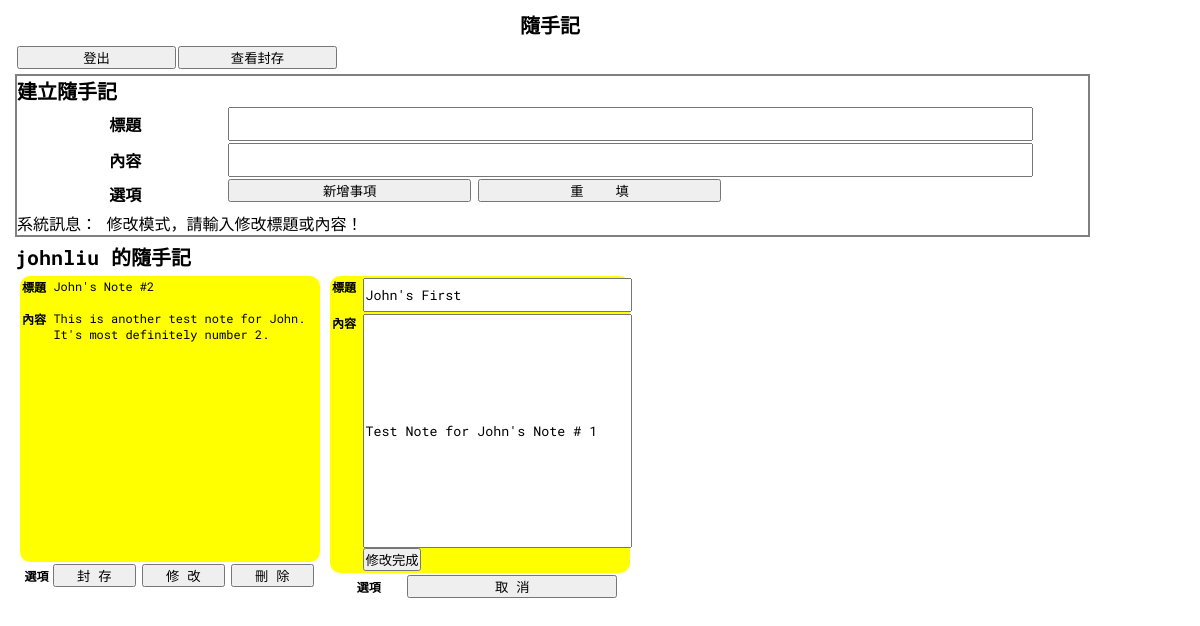
/edit/3/ (signed in), run on the app's committed database.
### notes_app/models.py (models this page shows, shortened)
class Note(models.Model):
    id = models.AutoField(primary_key=True)
    UserID = models.IntegerField(null=True)
    Title = models.CharField(max_length=255, null=False)
    Content = models.CharField(max_length=255, null=False)
    Archived = models.BooleanField(default=False)
    DateOfCreate = models.DateTimeField(auto_now=True)

### notes_app/views.py (the view)
# urls.py: path('edit/<int:id>/', views.edit),
def edit(request, id=None, mode=None):
    if (request.user.id == None):
        return redirect('/login/')
    if (mode == 'save'):
        note = Note.objects.get(id=id)
        note.Title = request.POST['title']
        note.Content = request.POST['content']
        note.save()
        return redirect('/notes')
    else:
        username = request.user.username
        curr_user_id = request.user.id
        notes = Note.objects.filter(UserID=curr_user_id).order_by('-DateOfCreate')
        notes = notes.filter(Archived='False')
        current_id = id
        message = '修改模式，請輸入修改標題或內容！'
        context = {'notes':notes, 'username':username, 'message':message, 'current_id':current_id}
        return render(request, 'edit.html', context)

### templates/edit.html (shortened to what this page needs)
{% extends "base.html" %}
{% block title %}
    {% load static %} <link href="{% static "css/styles.css" %}" rel="stylesheet" type="text/css" />
{% endblock %}
{% block content %}
    <div class="main">
        <h1> 隨手記 </h1>
        <div class = "option-table">
            <table>
                <tr>
                    <td>
                        <form action="/logout">
                            <input type="submit" value="登出" />
                        </form>
                    </td>
                    <td>
                        <form action="/archived">
                            <input type="submit" value="查看封存" />
                        </form>
                    </td>
                </tr>
            </table>
        </div>
        <div class="notes-input">
            <h2> 建立隨手記 </h2>
            <form action="." method="POST" name="form" id="form1">
                <table>
                    <tr class="notes-input-title-row">
                        <th>標題</th>
                        <td><input type="text" name="title" id="input_title" /></td>
                    </tr>
                    <tr class="notes-input-content-row">
                        <th>內容</th>
                        <td><input type="text" name="content" id="input_content" /></td>
                    </tr>
                    <tr class="notes-input-button-row">
                        <th>選項</th>
                        <td>
                            <input type="submit" name="button_new" id="button_new" value="新增事項">
                            <input type="reset" name="button_reset" id="button_reset" value="重    填">
                        </td>
                    </tr>
                </table>
            </form>
            <span> 系統訊息： {{message}} </span>
        </div>
        <div class="show-notes">
            <h2> {{ username }} 的隨手記 </h2>
            {% for note in notes %}
            <div class = "notes-block">
                <table class="notes-block-hover">
                    <form action="save/" method="POST" name="form1" id="form1">
                        <tr class="notes-block-title-row">
                            <th>標題</th>
                            {% if note.id == current_id %}
                            <td> <input type="text" name="title" id="edit_title" value="{{note.Title}}" /> </td>
                            {% else %}
                            <td> {{ note.Title }}</td>
                            {% endif %}
                        </tr>
                        <tr class="notes-block-content-row">
                            <th>內容</th>
                            {% if note.id == current_id %}
                            <td>
                                <input type="text" name="content" id="edit_content" value="{{note.Content}}" />
                                <input type="submit" name="button_edit" id="button_edit" value="修改完成">
                            </td>
                            {% else %}
                            <td> {{ note.Content }}</td>
                            {% endif %}
                        </tr>
                    </form>
                </table>
                <table class="notes-block-option">
                    <tr>
                        {% if note.id == current_id %}
                        <th>選項</th>
                        <td>
                            <form action="/notes/">
                                <input type="submit" value="取 消" />
                            </form>
                        </td>
                        {% else %}
                        <th class="notes-button">選項</th>
                        <td>
                            <form action="/archiving/{{note.id}}/">
                                <input type="submit" value="封 存" />
                            </form>
                        </td>
                        <td>
                            <form action="/edit/{{note.id}}/">
                                <input type="submit" value="修 改" />
                            </form>
                        </td>
                        <td>
                            <form action="/delete/{{note.id}}/">
                                <input type="submit" value="刪 除" />
                            </form>
                        </td>
                        {% endif %}
                    </tr>
                </table>
            </div>
            {% endfor %}
        </div>
    </div>
{% endblock %}

### static/css/styles.css (style rules this page uses)
* { margin: 0; padding: 0; font-family:'Roboto Mono',monospace; }
.main { display: block; width: 1080px; margin-top: 10px; margin-left: 10px; border-radius: 5px; overflow: visible; }
.main h1 { text-align: center; font-size: 20px; }
.main h2 { font-size: 20px; }
.main td { font-size: 12px; }
.option-table { display: block; margin-top: 5px; margin-left: 5px; width: 30%; height: 25px; }
.option-table table { width: 100%; height: 20px; }
.option-table td { width: 50%; height: 20px; }
.option-table input { width: 100%; }
.notes-input { display: block; border: solid gray 2px; margin-top: 5px; margin-left: 5px; }
.notes-input table { margin-left: 5px; width: 95%; height:100px; }
.notes-input th { width: 20%; }
.notes-input td { width: 80%; }
.notes-input-title-row { height: 30px; }
.notes-input-content-row { height: 30px; }
.notes-input-button-row { height: 30px; }
.notes-input-button-row input { width: 30%; }
#input_title { width: 99%; line-height: 30px; }
#input_content { width: 99%; height: 30px; }
.show-notes { display: block; margin-top: 5px; margin-left: 5px; overflow: visible; }
.notes-block { display: block; float: left; margin: 5px; width: 300px; height: 300px; font-size: 12px; }
.notes-block-hover th { width: 10%; }
.notes-block-hover td { width: 90%; }
.notes-block-hover { border-radius: 10px; background-color: yellow; width: 100%; height: 280px; }
.notes-block-title-row { height: 30px; }
#edit_title { width: 100%; line-height: 30px; }
.notes-block-title-row th, td { text-align: left; vertical-align: top; word-wrap: break-word; }
.notes-block-content-row { height: 250px; }
#edit_content { width: 100%; height: 230px; }
.notes-block-content-row th, td { text-align: left; vertical-align: top; word-wrap: break-word; }
.notes-block-option { width: 100%; height: 20px; }
.notes-block-option th { width: 10%; }
.notes-block-option td { width: 30%; }
.notes-block-option input { width: 95%; }

### data on the page
Note: Title "John's Note #2", Content "This is another test note for John. It's most definitely number 2."
Note: title "John's First", content "Test Note for John's Note # 1"

### other printed values
{{ message }} "修改模式，請輸入修改標題或內容！"
{{ username }} "johnliu"
